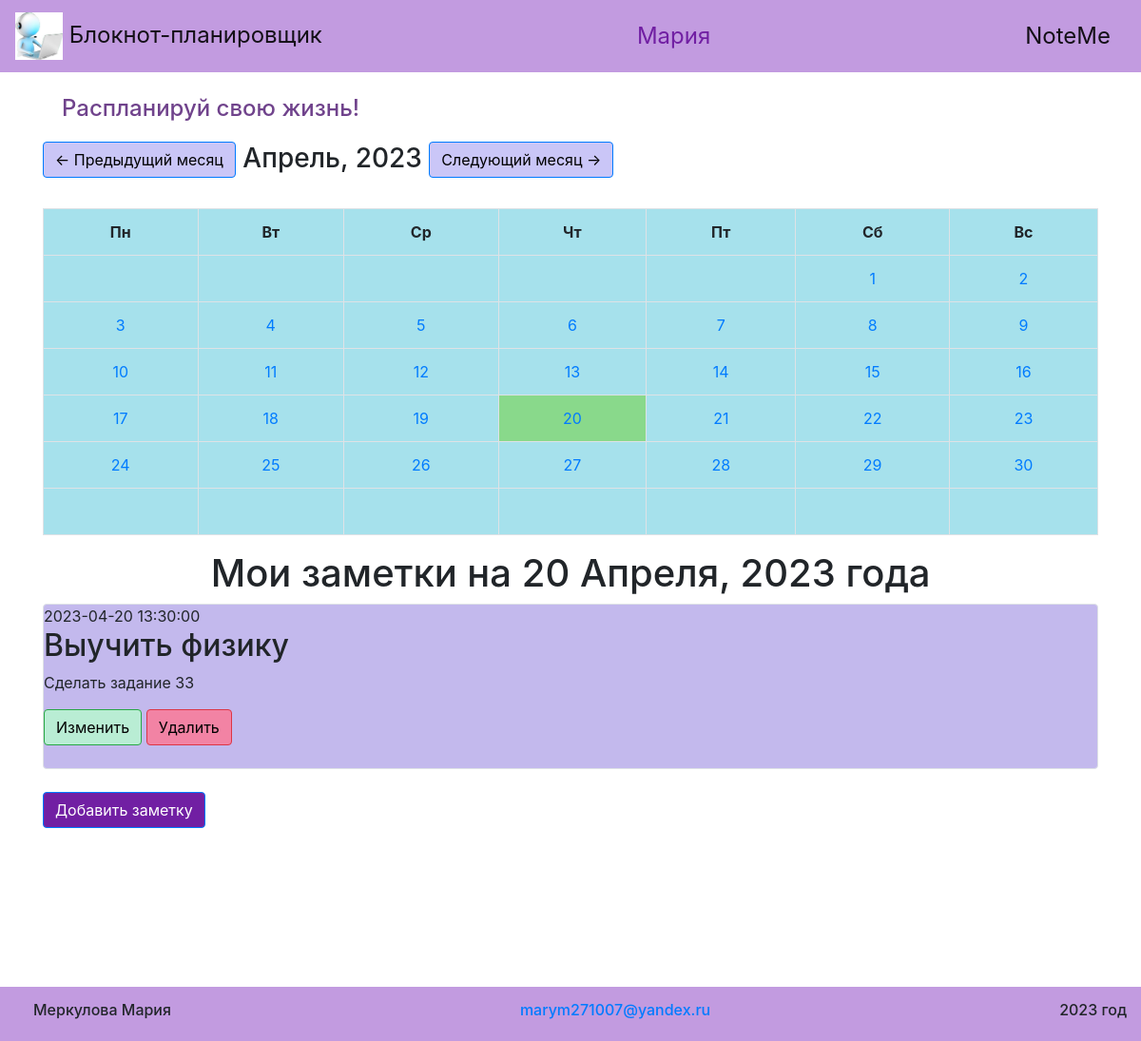
The app's page /main_page/ (signed in) with its own data.
### data/users.py (models this page shows, shortened)
class User(SqlAlchemyBase, UserMixin):
    __tablename__ = 'users'
    id = sqlalchemy.Column(sqlalchemy.Integer,
                           primary_key=True, autoincrement=True)
    name = sqlalchemy.Column(sqlalchemy.String, nullable=False)
    email = sqlalchemy.Column(sqlalchemy.String,
                              index=True, unique=True, nullable=False)
    hashed_password = sqlalchemy.Column(sqlalchemy.String, nullable=True)
    created_date = sqlalchemy.Column(sqlalchemy.DateTime,
                                     default=datetime.datetime.now)
    notes = orm.relationship("Notes", back_populates='user')

### data/notes.py (models this page shows)
class Notes(SqlAlchemyBase):
    __tablename__ = 'notes'
    id = sqlalchemy.Column(sqlalchemy.Integer,
                           primary_key=True, autoincrement=True)
    title = sqlalchemy.Column(sqlalchemy.String, nullable=True)
    text = sqlalchemy.Column(sqlalchemy.String, nullable=True)
    date_of_event = sqlalchemy.Column(sqlalchemy.Date)
    time_of_event = sqlalchemy.Column(sqlalchemy.Time)
    user_id = sqlalchemy.Column(sqlalchemy.Integer,
                                sqlalchemy.ForeignKey("users.id"))
    user = orm.relationship('User')

### main.py (the view)
@app.route("/main_page/")
@app.route("/main_page/<date_to_see>/", methods=['GET', 'POST'])
@login_required
def main_for_authorized(date_to_see=datetime.datetime.now().strftime("%Y-%m-%d"), title='Главная страница - NoteMe'):
    db_sess = db_session.create_session()
    screen_date = datetime.datetime.strptime(date_to_see, "%Y-%m-%d")
    screen_year = screen_date.year
    screen_month = screen_date.month
    screen_day = screen_date.day
    next_month_after_screen = next_month(date_to_see).strftime("%Y-%m-%d")
    previous_month_before_screen = previous_month(date_to_see).strftime("%Y-%m-%d")
    cur_month = datetime.datetime.now().month
    cur_day = datetime.datetime.now().day
    cur_year = datetime.datetime.now().year
    notes = db_sess.query(Notes).filter(Notes.user == current_user,
                                        Notes.date_of_event == f"{screen_year}-{str(screen_month).rjust(2, '0')}-{str(screen_day).rjust(2, '0')}")
    return render_template("main.html", title=title, notes=notes, content=create_calendar(date_to_see),
                           cur_month=cur_month, cur_day=cur_day, cur_year=cur_year, screen_day=screen_day,
                           screen_year=screen_year, screen_month=screen_month,
                           next_month_after_screen=next_month_after_screen,
                           previous_month_before_screen=previous_month_before_screen)

### data/db_session.py (called while the page is built)
def create_session() -> Session:
    global __factory
    return __factory()

### main.py (called while the page is built)
@login_manager.user_loader
def load_user(user_id):
    db_sess = db_session.create_session()
    return db_sess.query(User).get(user_id)

def create_calendar(screen_month):
    obj = datetime.datetime.strptime(screen_month, "%Y-%m-%d")
    list_of_days = calendar.monthcalendar(obj.year, obj.month)
    if len(list_of_days) != 6:
        list_of_days.append([0 for _ in range(7)])
    return list_of_days

def previous_month(screen_month):
    obj = datetime.datetime.strptime(screen_month, "%Y-%m-%d")
    previous = obj + relativedelta(months=-1)
    return previous

def next_month(screen_month):
    obj = datetime.datetime.strptime(screen_month, "%Y-%m-%d")
    next_screen_month = obj + relativedelta(months=1)
    return next_screen_month

### templates/main.html
{% extends "base.html" %}
{% block content %}
{% set NAME_OF_MONTH = ["Январь", "Февраль", "Март", "Апрель", "Май", "Июнь", "Июль", "Август", "Сентябрь", "Октябрь",
                 "Ноябрь", "Декабрь"] %}
{% set NAME_OF_DAY = ["Пн", "Вт", "Ср", "Чт", "Пт", "Сб", "Вс"] %}
<div>
    <h3>
    <a href="/main_page/{{previous_month_before_screen}}/" class="btn btn-primary" style="background-color: #cac6f7; color: #000"><- Предыдущий месяц</a>
    {{NAME_OF_MONTH[screen_month - 1]}}, {{screen_year}}
    <a href="/main_page/{{next_month_after_screen}}/" class="btn btn-primary" style="background-color: #cac6f7; color: #000">Следующий месяц -></a>
    </h3>
</div>
<br>
<table style='background-color:#a6e1ec;' class="table table-bordered">
    <tr>
        {% for item in NAME_OF_DAY %}
            <th style="text-align: center;">{{item}}</th>
        {% endfor %}
    </tr>
    {% for weeks in content %}
    <tr>
        {% for i in weeks %}
            {% if i == 0 %}
                <td>&nbsp</td>
            {% elif i == cur_day and screen_month == cur_month and screen_year == cur_year %}
                <td style="background-color: #89d98b; text-align: center;"><a href="/main_page/{{screen_year}}-{{screen_month}}-{{i}}/">{{i}}</a></td>
            {% elif i == screen_day %}
                <td style="background-color: #ebd294; text-align: center;"><a href="/main_page/{{screen_year}}-{{screen_month}}-{{i}}/">{{i}}</a></td>
            {% else %}
                <td style="text-align: center;"><a href="/main_page/{{screen_year}}-{{screen_month}}-{{i}}/">{{i}}</a></td>
            {% endif %}
        {% endfor %}
    </tr>
    {% endfor %}
</table>
{% if screen_month != 8  and screen_month != 3 %}
    <h1>Мои заметки на {{screen_day}} {{NAME_OF_MONTH[screen_month - 1][:-1] + 'я'}}, {{screen_year}} года</h1>
{% else %}
    <h1>Мои заметки на {{screen_day}} {{NAME_OF_MONTH[screen_month - 1] + 'а'}}, {{screen_year}} года</h1>
{% endif %}
{% for i in notes%}
<div class="border border rounded" style="background-color: #c3b9ed">
    <div>
        {{i.date_of_event}}
        {{i.time_of_event}}
        <h2>{{i.title}}</h2>
    </div>
    <div>
        <p>{{i.text}}</p>
    </div>
    <div>
        <a href="/edit_notes/{{ i.id }}" class="btn btn-success" style="background-color: #b9edd4; color: #000">
            Изменить
        </a>
        <a href="/delete_notes/{{ i.id }}" class="btn btn-danger" style="background-color: #f283a4; color: #000">
            Удалить
        </a>
    </div>
    <br>
</div>
{% endfor %}
<br>
<div>
    <a class="btn btn-primary" href="/add_notes/" style="background-color: #711fa3;">Добавить заметку</a>
</div>
<br>
{% endblock %}

### templates/base.html (shortened to what this page needs)
<!DOCTYPE html>
<html lang="en">
<head>
    <link rel="stylesheet"
          href="https://stackpath.bootstrapcdn.com/bootstrap/4.4.1/css/bootstrap.min.css"
>
    <link rel="stylesheet" type="text/css" href="/static/css/style.css">
</head>
<body>
<header class="fixed-top">
        {% if current_user.is_authenticated %}
            <nav class="navbar navbar-light" style="background-color: #c29be0;">
                    <a class="navbar-brand" style="font-size: 1.5em;" href="/main_page/">
                    <img src="/static/img/logo_.jpg" width="50" height="50" alt="">
                    Блокнот-планировщик</a>
                    <a class="navbar-brand" style="color: #711fa3; font-size: 1.5em;" href="/quit/">{{ current_user.name }}</a>
                    <a class="navbar-brand" style="font-size: 1.5em;" href="/main_page/">NoteMe</a>
            </nav>
        {% endif %}
</header>
<main role="main" class="container" style="margin-bottom:200px; margin-top: 100px;">
    <h4 style="margin: 20px">Распланируй свою жизнь!</h4>
    {% block content %}{% endblock %}
</main>
</body>
<footer class="fixed-bottom">
    <nav class="navbar navbar-light" style="background-color: #c29be0; margin-top: 20px; padding: 15px;">
        <h6 style="margin-left: 20px">Меркулова Мария</h6>
        <h6 style="margin-left: 20px"><a href="mailto:marym271007@yandex.ru">marym271007@yandex.ru</a></h6>
        <h6 style="margin-left: 20px">2023 год</h6>
    </nav>
</footer>
</html>

### static/css/style.css (style rules this page uses)
h4 { color:#70438c; }
h1 { text-align: center; }

### records on screen
User: name "Мария"
Notes: date_of_event "2023-04-20", time_of_event "13:30:00", title "Выучить физику", text "Сделать задание 33"

### other values on screen
{{ NAME_OF_MONTH[screen_month - 1] }} "Апрель"
{{ screen_year }} "2023"
{{ item }} "Пн" "Вт" "Ср" "Чт" "Пт" "Сб" "Вс"
{{ i }} "1" "2" "3" "4" "5" "6" "7" "8" "9" "10" "11" "12" "13" "14" "15" "16" "17" "18" "19" "21" "22" "23" "24" "25" "26" "27" "28" "29" "30"
{{ i }} "20"
{{ screen_day }} "20"
{{ NAME_OF_MONTH[screen_month - 1][:-1] + 'я' }} "Апреля"
